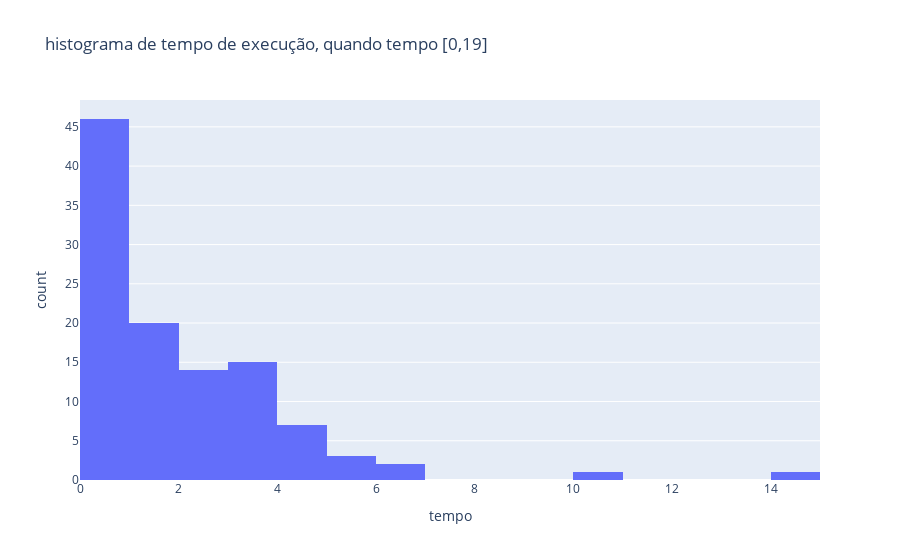

Write notebook code for a chart like this one.
### Code cell
fig = px.histogram(validas[validas['tempo']<=19], x="tempo",title="histograma de tempo de execução, quando tempo [0,19]")
fig.show()

### Figure 1 — Plotly figure (JSON) as saved in the notebook; plotly's stock layout.template omitted (floating-point values rounded to 4 significant figures)
{"data": [{"alignmentgroup": "True", "bingroup": "x", "hovertemplate": "tempo=%{x}<br>count=%{y}<extra></extra>", "legendgroup": "", "marker": {"color": "#636efa", "pattern": {"shape": ""}}, "name": "", "offsetgroup": "", "orientation": "v", "showlegend": false, "type": "histogram", "x": [1.986, 3.402, 2.788, 2.75, 0.7951, 0.5799, 2.466, 0.6326, 0.5889, 3.092, 0.8333, 14.27, 0.6862, 3.232, 5.3, 3.26, 5.944, 0.5831, 4.251, 1.358, 0.636, 0.767, 2.775, 0.8692, 3.647, 0.7718, 1.128, 3.026, 4.218, 2.208, 0.8849, 1.432, 4.183, 0.6751, 0.7224, 4.426, 0.7477, 1.868, 0.8961, 4.169, 0.7313, 3.226, 3.907, 0.69, 5.118, 1.601, 0.9146, 0.8539, 6.599, 0.5895, 2.23, 2.023, 3.363, 1.105, 0.7841, 4.351, 1.785, 0.6503, 2.05, 0.6253, 0.9808, 2.895, 2.838, 2.368, 0.8216, 2.486, 0.829, 0.6518, 0.6856, 0.9588, 3.576, 3.045, 1.684, 1.712, 1.085, 3.115, 0.82, 1.305, 0.8223, 1.231, 0.6309, 3.779, 1.367, 2.436, 0.9969, 2.997, 1.27, 1.098, 3.545, 0.934, 6.199, 0.7056, 1.59, 1.164, 10.16, 0.9155, 1.17, 0.807, 0.6528, 1.55, 0.5831, 0.6206, 0.5567, 0.6506, 0.5474, 0.5793, 4.829, 0.6652, 3.193], "xaxis": "x", "yaxis": "y"}], "layout": {"barmode": "relative", "legend": {"tracegroupgap": 0}, "title": {"text": "histograma de tempo de execução, quando tempo [0,19]"}, "xaxis": {"anchor": "y", "domain": [0, 1], "title": {"text": "tempo"}}, "yaxis": {"anchor": "x", "domain": [0, 1], "title": {"text": "count"}}}}
